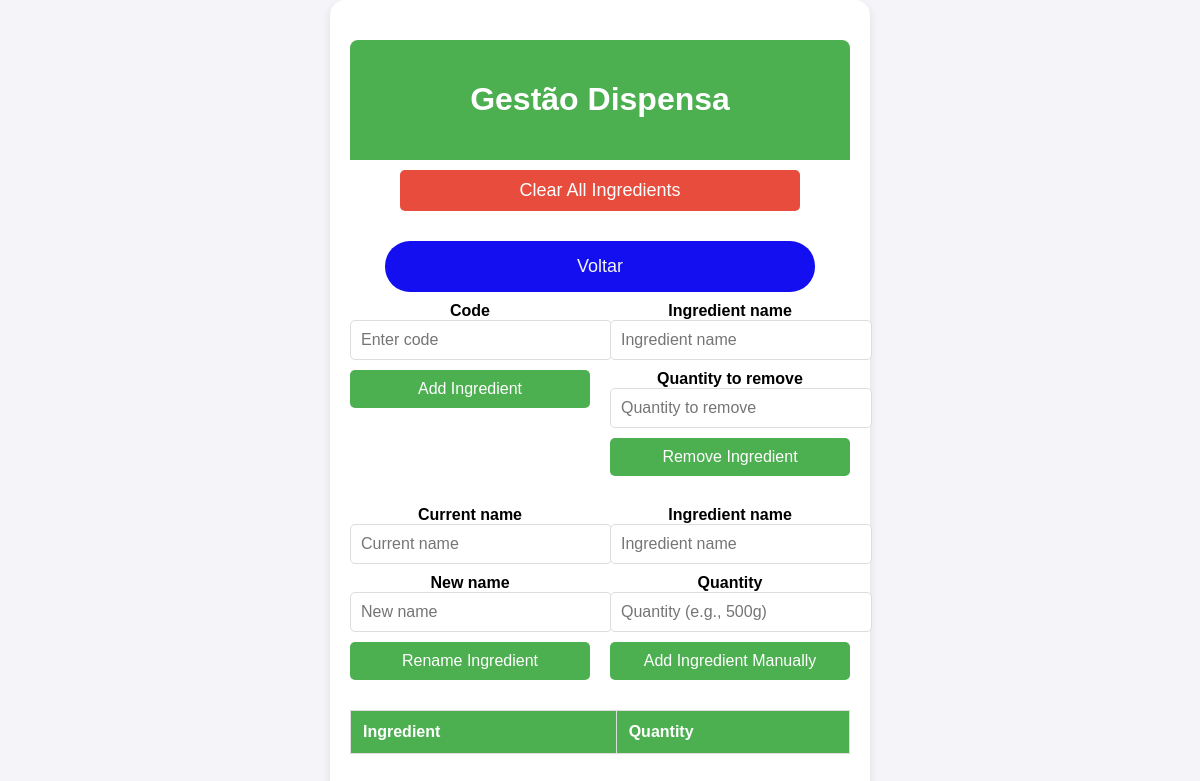
Page /dispensa on the earlier database version.
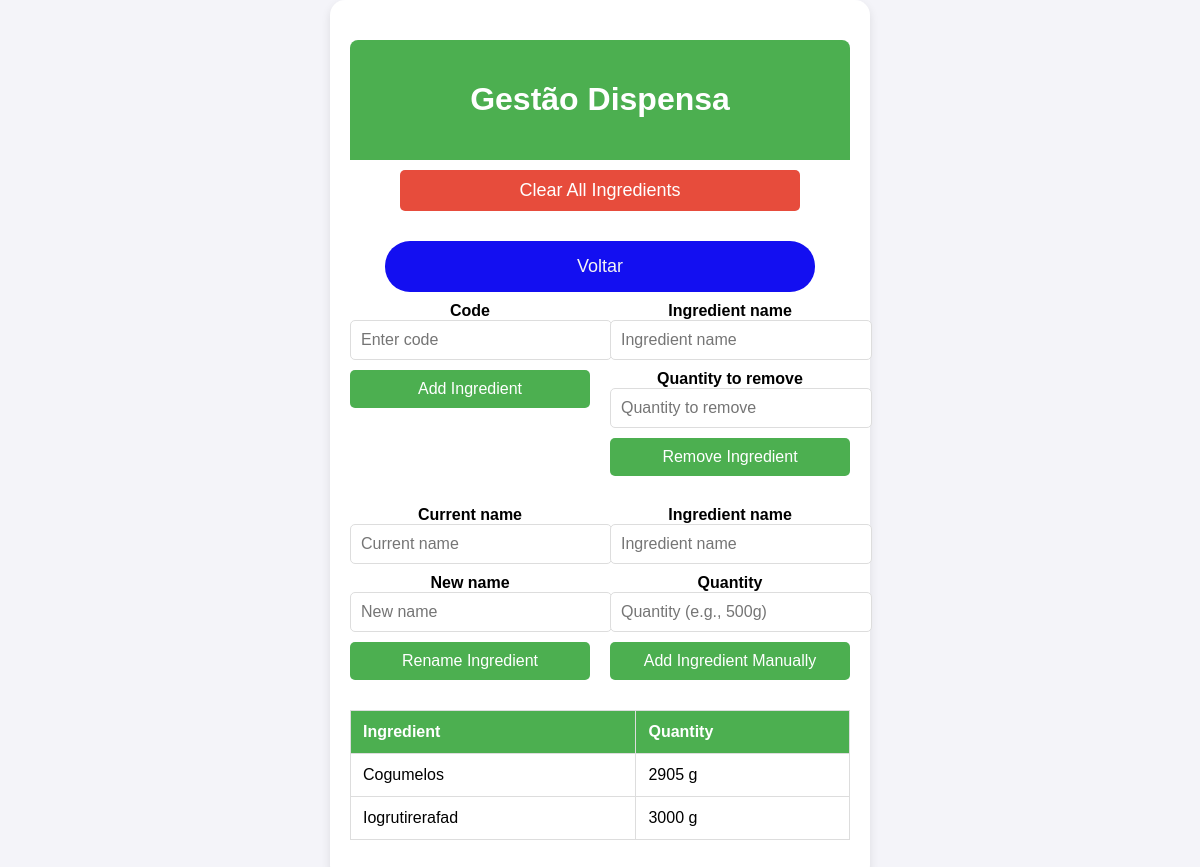
Same page on the later database version.
### app.py (models this page shows)
class Ingredient(db.Model):
    id = db.Column(db.Integer, primary_key=True)
    name = db.Column(db.String(100), nullable=False)
    quantity = db.Column(db.String(50), nullable=False)
    expiration_date = db.Column(db.String(50))

### app.py (the view)
@app.route('/dispensa')
def dispensa():
    ingredients = Ingredient.query.all()
    return render_template('dispensa.html', ingredients=ingredients)

### templates/dispensa.html (shortened to what this page needs)
<!DOCTYPE html>
<html lang="en">
<head>
    <link rel="stylesheet" href="{{ url_for('static', filename='styles/styles.css') }}">
</head>
<body>
    <div class="container">
        <header class="header">
            <h1>Gestão Dispensa</h1>
        </header>
        <div class="button-container">
            <button class="button button-clear" onclick="clearIngredients()">Clear All Ingredients</button>
            <a href="{{ url_for('index') }}" class="button button-voltar">Voltar</a>
        </div>
        <div class="dispensa-form-container">
            <div class="dispensa-form-group">
                <form method="POST" action="{{ url_for('add_ingredient') }}">
                    <label for="code">Code</label>
                    <input type="text" id="code" name="code" placeholder="Enter code">
                    <input type="submit" value="Add Ingredient" class="button-small">
                </form>
            </div>
            <div class="dispensa-form-group">
                <form method="POST" action="{{ url_for('remove_ingredient') }}">
                    <label for="ingredient_name">Ingredient name</label>
                    <input type="text" id="ingredient_name" name="ingredient_name" placeholder="Ingredient name">
                    <label for="quantity_to_remove">Quantity to remove</label>
                    <input type="text" id="quantity_to_remove" name="quantity_to_remove" placeholder="Quantity to remove">
                    <input type="submit" value="Remove Ingredient" class="button-small">
                </form>
            </div>
            <div class="dispensa-form-group">
                <form method="POST" action="{{ url_for('rename_ingredient') }}">
                    <label for="current_name">Current name</label>
                    <input type="text" id="current_name" name="current_name" placeholder="Current name">
                    <label for="new_name">New name</label>
                    <input type="text" id="new_name" name="new_name" placeholder="New name">
                    <input type="submit" value="Rename Ingredient" class="button-small">
                </form>
            </div>
            <div class="dispensa-form-group">
                <form method="POST" action="{{ url_for('add_ingredient_manual') }}">
                    <label for="manual_name">Ingredient name</label>
                    <input type="text" id="manual_name" name="name" placeholder="Ingredient name">
                    <label for="manual_quantity">Quantity</label>
                    <input type="text" id="manual_quantity" name="quantity" placeholder="Quantity (e.g., 500g)">
                    <input type="submit" value="Add Ingredient Manually" class="button-small">
                </form>
            </div>
        </div>
        <div class="table-container">
            <table>
                <thead>
                    <tr>
                        <th>Ingredient</th>
                        <th>Quantity</th>
                    </tr>
                </thead>
                <tbody>
                    {% for ingredient in ingredients %}
                    <tr>
                        <td>{{ ingredient.name }}</td>
                        <td>{{ ingredient.quantity }}</td>
                    </tr>
                    {% endfor %}
                </tbody>
            </table>
        </div>
    </div>
</body>
</html>

Differences in the rows shown:
added Ingredient: name "Cogumelos", quantity "2905 g"
added Ingredient: name "Iogrutirerafad", quantity "3000 g"
